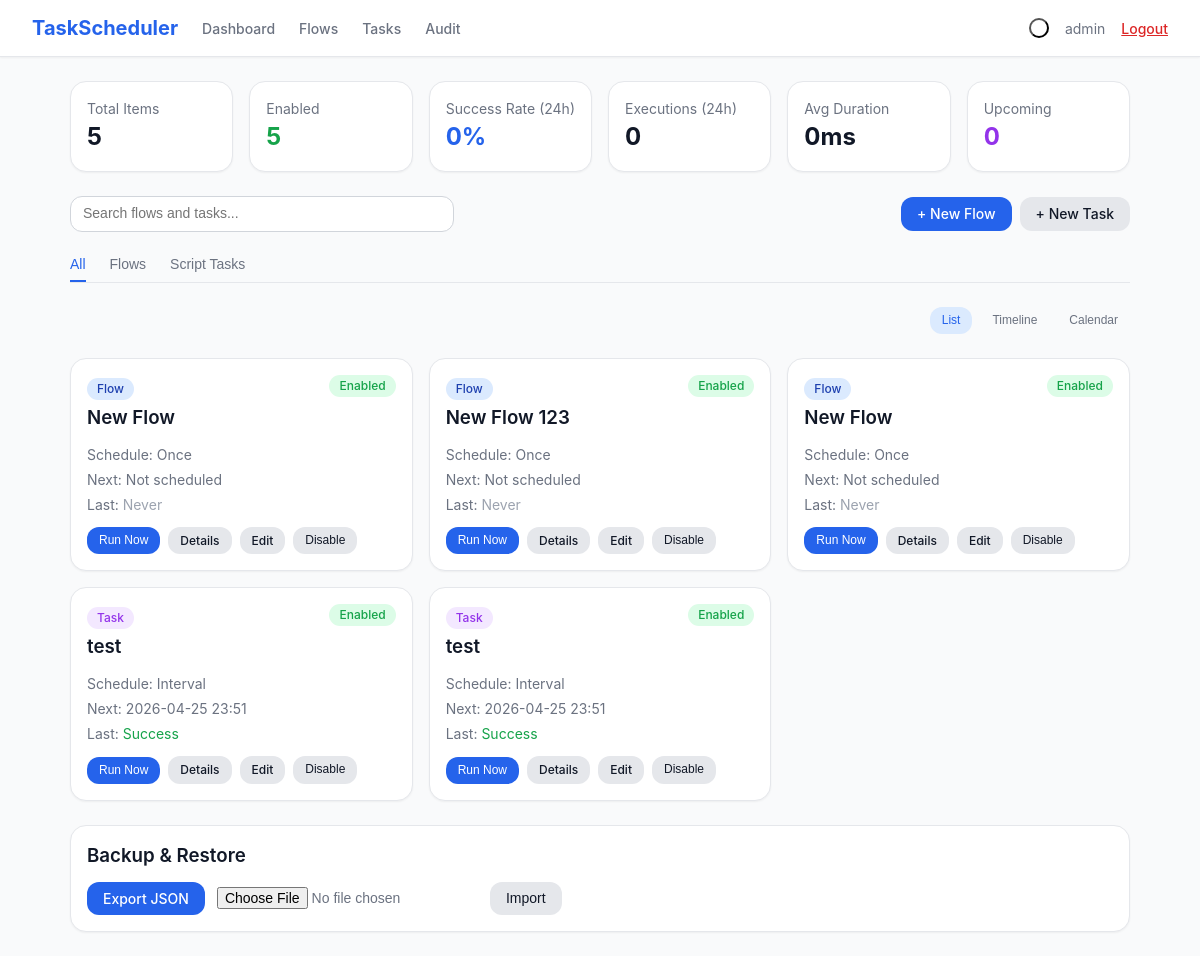
Before: / (signed in) with the older database file.
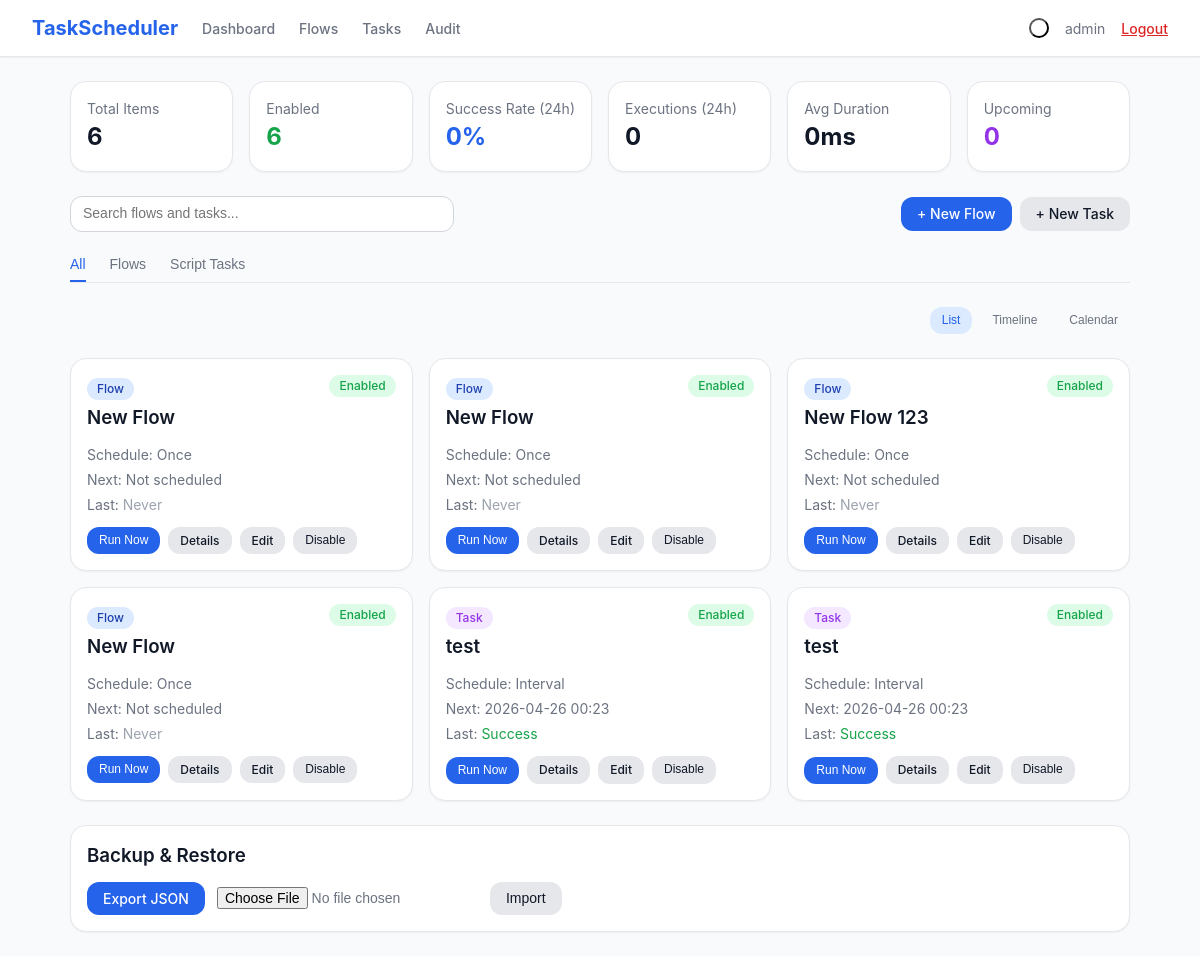
After: the same page with the newer database file.
### models.py (models this page shows, shortened)
class Flow(db.Model):
    __tablename__ = 'flows'
    id = db.Column(db.Integer, primary_key=True)
    name = db.Column(db.String(200), nullable=False)
    schedule_type = db.Column(db.String(50), nullable=False)
    schedule_config = db.Column(db.Text, default='{}')
    enabled = db.Column(db.Boolean, default=True)
    nodes = db.Column(db.Text, default='[]')
    connections = db.Column(db.Text, default='[]')
    timeout_seconds = db.Column(db.Integer, default=30)
    max_retries = db.Column(db.Integer, default=0)
    last_run_time = db.Column(db.DateTime, nullable=True)
    last_run_status = db.Column(db.String(20), nullable=True)
    last_run_output = db.Column(db.Text, nullable=True)
    last_run_node_errors = db.Column(db.Text, default='{}')
    next_run_time = db.Column(db.DateTime, nullable=True)
    created_at = db.Column(db.DateTime, default=datetime.utcnow)
    updated_at = db.Column(db.DateTime, default=datetime.utcnow, onupdate=datetime.utcnow)

class Task(db.Model):
    __tablename__ = 'tasks'
    id = db.Column(db.Integer, primary_key=True)
    name = db.Column(db.String(200), nullable=False)
    script_path = db.Column(db.String(500), nullable=True)
    schedule_type = db.Column(db.String(50), nullable=False)
    schedule_config = db.Column(db.Text, default='{}')
    enabled = db.Column(db.Boolean, default=True)
    timeout_seconds = db.Column(db.Integer, default=30)
    env_vars = db.Column(db.Text, default='{}')
    cli_args = db.Column(db.Text, default='')
    tags = db.Column(db.String(500), default='')
    max_retries = db.Column(db.Integer, default=0)
    max_instances = db.Column(db.Integer, default=1)
    last_run_time = db.Column(db.DateTime, nullable=True)
    last_run_status = db.Column(db.String(20), nullable=True)
    last_run_output = db.Column(db.Text, nullable=True)
    next_run_time = db.Column(db.DateTime, nullable=True)
    created_at = db.Column(db.DateTime, default=datetime.utcnow)
    updated_at = db.Column(db.DateTime, default=datetime.utcnow, onupdate=datetime.utcnow)

### app.py (the view)
@app.route('/')
@login_required
def dashboard():
    total_items = Task.query.count() + Flow.query.count()
    enabled_items = Task.query.filter_by(enabled=True).count() + Flow.query.filter_by(enabled=True).count()
    last_24h = datetime.utcnow() - timedelta(hours=24)
    recent_logs = ExecutionLog.query.filter(ExecutionLog.run_time >= last_24h).all()
    success_count = sum(1 for l in recent_logs if l.status == 'success')
    total_recent = len(recent_logs)
    success_rate = round((success_count / total_recent * 100), 1) if total_recent > 0 else 0
    avg_duration = 0
    if recent_logs:
        durations = [l.duration_ms for l in recent_logs if l.duration_ms]
        avg_duration = round(sum(durations) / len(durations), 0) if durations else 0
    upcoming_tasks = Task.query.filter(Task.next_run_time >= datetime.utcnow()).order_by(Task.next_run_time).limit(5).all()
    upcoming_flows = Flow.query.filter(Flow.next_run_time >= datetime.utcnow()).order_by(Flow.next_run_time).limit(5).all()
    all_tasks = Task.query.order_by(Task.created_at.desc()).all()
    all_flows = Flow.query.order_by(Flow.created_at.desc()).all()
    calendar_tasks = Task.query.filter(Task.enabled == True, Task.next_run_time != None).all()
    calendar_flows = Flow.query.filter(Flow.enabled == True, Flow.next_run_time != None).all()
    return render_template('dashboard.html',
        total_items=total_items,
        enabled_items=enabled_items,
        success_rate=success_rate,
        executions_24h=total_recent,
        avg_duration=int(avg_duration),
        upcoming_tasks=upcoming_tasks,
        upcoming_flows=upcoming_flows,
        tasks=all_tasks,
        flows=all_flows,
        calendar_tasks=calendar_tasks,
        calendar_flows=calendar_flows
    )

### app.py (called while the page is built)
def login_required(f):
    @wraps(f)
    def decorated_function(*args, **kwargs):
        if 'user_id' not in session:
            if request.is_json or request.path.startswith('/api/'):
                return jsonify({'error': 'Unauthorized'}), 401
            return redirect(url_for('login'))
        return f(*args, **kwargs)
    return decorated_function

### templates/dashboard.html (shortened to what the changed rows need)
{% extends "base.html" %}
{% block content %}
<div class="space-y-6">
    <div class="grid grid-2 md-grid-3 lg-grid-6 gap-4">
        <div class="card p-4">
            <div class="text-sm text-muted">Total Items</div>
            <div class="text-2xl font-bold text-body">{{ total_items }}</div>
        </div>
        <div class="card p-4">
            <div class="text-sm text-muted">Enabled</div>
            <div class="text-2xl font-bold text-green">{{ enabled_items }}</div>
        </div>
    </div>
    <div id="view-list-content" class="view-content">
        <div class="grid grid-2 lg-grid-3 gap-4" id="itemsGrid">
            {% for flow in flows %}
            <div class="card p-4 item-card" data-type="flow" data-name="{{ flow.name|lower }}">
                <div class="flex items-start justify-between mb-3">
                    <div>
                        <span class="badge badge-blue">Flow</span>
                        <h3 class="font-semibold text-body mt-1">{{ flow.name }}</h3>
                    </div>
                    <span class="badge {% if flow.enabled %}badge-green{% else %}badge-gray{% endif %}">
                        {{ 'Enabled' if flow.enabled else 'Disabled' }}
                    </span>
                </div>
                <div class="text-sm text-muted space-y-1 mb-3">
                    <div>Schedule: {{ flow.schedule_type|title }}</div>
                    <div>Next: {{ flow.next_run_time.strftime('%Y-%m-%d %H:%M') if flow.next_run_time else 'Not scheduled' }}</div>
                    <div>Last: <span class="{% if flow.last_run_status == 'success' %}text-green{% elif flow.last_run_status == 'failed' %}text-red{% else %}text-light{% endif %}">{{ flow.last_run_status|title if flow.last_run_status else 'Never' }}</span></div>
                </div>
                <div class="flex gap-2 flex-wrap">
                    <button onclick="runFlow({{ flow.id }})" class="btn btn-primary btn-sm">Run Now</button>
                    <a href="{{ url_for('flow_detail', id=flow.id) }}" class="btn btn-secondary btn-sm">Details</a>
                    <a href="{{ url_for('flow_edit', id=flow.id) }}" class="btn btn-secondary btn-sm">Edit</a>
                    <button onclick="toggleFlow({{ flow.id }}, this)" class="btn btn-secondary btn-sm">{{ 'Disable' if flow.enabled else 'Enable' }}</button>
                </div>
            </div>
            {% endfor %}
            {% for task in tasks %}
            <div class="card p-4 item-card" data-type="task" data-name="{{ task.name|lower }}">
                <div class="flex items-start justify-between mb-3">
                    <div>
                        <span class="badge badge-purple">Task</span>
                        <h3 class="font-semibold text-body mt-1">{{ task.name }}</h3>
                    </div>
                    <span class="badge {% if task.enabled %}badge-green{% else %}badge-gray{% endif %}">
                        {{ 'Enabled' if task.enabled else 'Disabled' }}
                    </span>
                </div>
                <div class="text-sm text-muted space-y-1 mb-3">
                    <div>Schedule: {{ task.schedule_type|title }}</div>
                    <div>Next: {{ task.next_run_time.strftime('%Y-%m-%d %H:%M') if task.next_run_time else 'Not scheduled' }}</div>
                    <div>Last: <span class="{% if task.last_run_status == 'success' %}text-green{% elif task.last_run_status == 'failed' %}text-red{% else %}text-light{% endif %}">{{ task.last_run_status|title if task.last_run_status else 'Never' }}</span></div>
                </div>
                <div class="flex gap-2 flex-wrap">
                    <form method="POST" action="{{ url_for('task_run', id=task.id) }}" class="inline">
                        <button type="submit" class="btn btn-primary btn-sm">Run Now</button>
                    </form>
                    <a href="{{ url_for('task_detail', id=task.id) }}" class="btn btn-secondary btn-sm">Details</a>
                    <a href="{{ url_for('task_edit', id=task.id) }}" class="btn btn-secondary btn-sm">Edit</a>
                    <button onclick="toggleTask({{ task.id }}, this)" class="btn btn-secondary btn-sm">{{ 'Disable' if task.enabled else 'Enable' }}</button>
                </div>
            </div>
            {% endfor %}
        </div>
    </div>
</div>
{% endblock %}

Changed rows visible on the page:
added Flow: name "New Flow", enabled "Enabled", schedule_type "Once", next_run_time "Not scheduled", last_run_status "Never", enabled "Disable"
changed Task (number 1 of 2 on the later page): next_run_time "2026-04-25 23:51" → "2026-04-26 00:23"
changed Task (number 2 of 2 on the later page): next_run_time "2026-04-25 23:51" → "2026-04-26 00:23"
Other visible differences:
{{ total_items }}: "5" → "6"
{{ enabled_items }}: "5" → "6"
